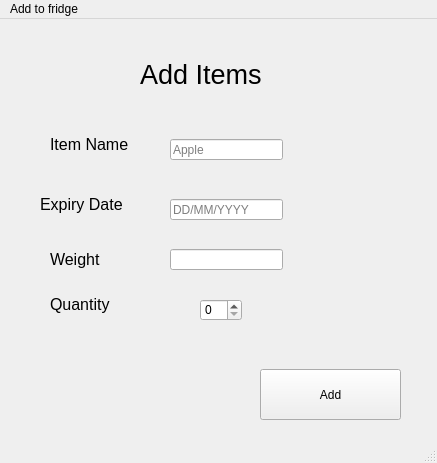
<?xml version="1.0" encoding="UTF-8"?>
<ui version="4.0">
 <class>MainWindow</class>
 <widget class="QMainWindow" name="MainWindow">
  <property name="geometry">
   <rect>
    <x>0</x>
    <y>0</y>
    <width>437</width>
    <height>463</height>
   </rect>
  </property>
  <property name="windowTitle">
   <string>MainWindow</string>
  </property>
  <widget class="QWidget" name="centralwidget">
   <widget class="QPushButton" name="pushButton">
    <property name="geometry">
     <rect>
      <x>260</x>
      <y>350</y>
      <width>141</width>
      <height>51</height>
     </rect>
    </property>
    <property name="text">
     <string>Add</string>
    </property>
   </widget>
   <widget class="QLineEdit" name="lineEdit">
    <property name="geometry">
     <rect>
      <x>170</x>
      <y>230</y>
      <width>113</width>
      <height>21</height>
     </rect>
    </property>
   </widget>
   <widget class="QLineEdit" name="lineEdit_2">
    <property name="geometry">
     <rect>
      <x>170</x>
      <y>180</y>
      <width>113</width>
      <height>21</height>
     </rect>
    </property>
    <property name="placeholderText">
     <string>DD/MM/YYYY</string>
    </property>
   </widget>
   <widget class="QLineEdit" name="lineEdit_4">
    <property name="geometry">
     <rect>
      <x>170</x>
      <y>120</y>
      <width>113</width>
      <height>21</height>
     </rect>
    </property>
    <property name="placeholderText">
     <string>Apple</string>
    </property>
   </widget>
   <widget class="QLabel" name="label">
    <property name="geometry">
     <rect>
      <x>50</x>
      <y>110</y>
      <width>81</width>
      <height>31</height>
     </rect>
    </property>
    <property name="font">
     <font>
      <pointsize>12</pointsize>
     </font>
    </property>
    <property name="text">
     <string>Item Name</string>
    </property>
   </widget>
   <widget class="QLabel" name="label_2">
    <property name="geometry">
     <rect>
      <x>200</x>
      <y>220</y>
      <width>49</width>
      <height>16</height>
     </rect>
    </property>
    <property name="text">
     <string/>
    </property>
   </widget>
   <widget class="QLabel" name="label_3">
    <property name="geometry">
     <rect>
      <x>40</x>
      <y>170</y>
      <width>91</width>
      <height>31</height>
     </rect>
    </property>
    <property name="font">
     <font>
      <pointsize>12</pointsize>
     </font>
    </property>
    <property name="text">
     <string>Expiry Date</string>
    </property>
   </widget>
   <widget class="QLabel" name="label_4">
    <property name="geometry">
     <rect>
      <x>50</x>
      <y>230</y>
      <width>61</width>
      <height>21</height>
     </rect>
    </property>
    <property name="font">
     <font>
      <pointsize>12</pointsize>
     </font>
    </property>
    <property name="text">
     <string>Weight</string>
    </property>
   </widget>
   <widget class="QLabel" name="label_5">
    <property name="geometry">
     <rect>
      <x>50</x>
      <y>270</y>
      <width>91</width>
      <height>31</height>
     </rect>
    </property>
    <property name="font">
     <font>
      <pointsize>12</pointsize>
     </font>
    </property>
    <property name="text">
     <string>Quantity</string>
    </property>
   </widget>
   <widget class="QSpinBox" name="spinBox">
    <property name="geometry">
     <rect>
      <x>200</x>
      <y>280</y>
      <width>42</width>
      <height>22</height>
     </rect>
    </property>
   </widget>
   <widget class="QLabel" name="label_6">
    <property name="geometry">
     <rect>
      <x>140</x>
      <y>20</y>
      <width>141</width>
      <height>71</height>
     </rect>
    </property>
    <property name="font">
     <font>
      <pointsize>20</pointsize>
     </font>
    </property>
    <property name="text">
     <string>Add Items</string>
    </property>
   </widget>
  </widget>
  <widget class="QMenuBar" name="menubar">
   <property name="geometry">
    <rect>
     <x>0</x>
     <y>0</y>
     <width>437</width>
     <height>22</height>
    </rect>
   </property>
   <widget class="QMenu" name="menuAdd_to_fridge">
    <property name="title">
     <string>Add to fridge</string>
    </property>
   </widget>
   <addaction name="menuAdd_to_fridge"/>
  </widget>
  <widget class="QStatusBar" name="statusbar"/>
 </widget>
 <resources/>
 <connections/>
</ui>
